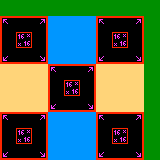

A level layout from a 2D game, rendered from its tile map. Below: a short description, then the map file with tile-grid data replaced by summaries:
An orthogonal 10x10 tile map with 16x16 px tiles, 1 tile layer (Tile Layer 1).

<map version="1.4" tiledversion="1.4.2" orientation="orthogonal" renderorder="right-down" width="10" height="10" tilewidth="16" tileheight="16" infinite="0" nextlayerid="2" nextobjectid="1">
 <tileset firstgid="1" source="../Tilesets/Top Down [Sheet M-0 S-0].tsx" />
 <layer id="1" name="Tile Layer 1" width="10" height="10">
  <data>[100 cells, 100 non-empty, 12 distinct tile ids]</data>
 </layer>
</map>
